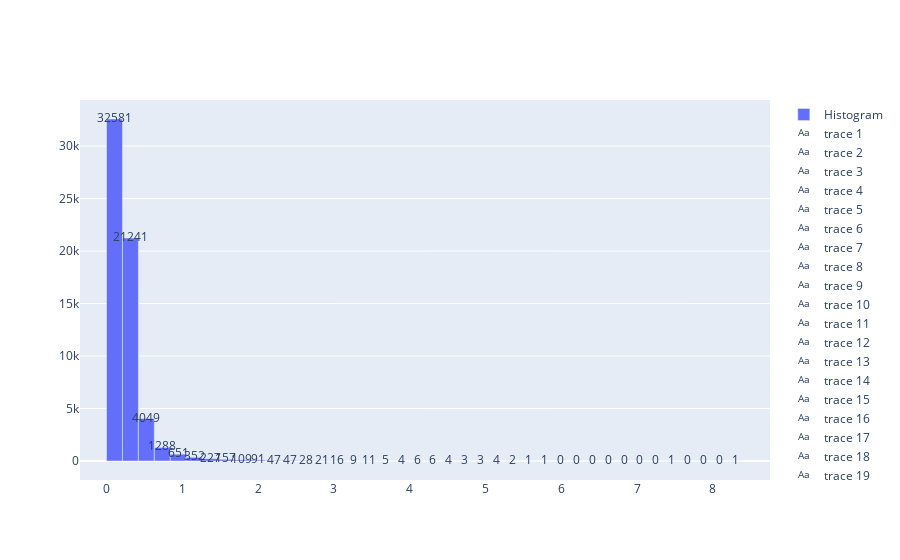

The cell this chart's notebook holds for it:
### Code cell
# Plot the figure
counts, bins = np.histogram(df_interest['LogOddRatio'], bins=40)
bin_midpoints = bins[:-1] + np.diff(bins)/2

fig = go.Figure()

fig.add_trace(go.Bar(
    x=bin_midpoints,
    y=counts,
    width=np.diff(bins), # makes bars have correct widths
    name='Histogram'
))
# add text labels for counts
for i in range(len(counts)):
    fig.add_trace(go.Scatter(
        x=[bin_midpoints[i]],
        y=[counts[i]],
        text=[str(counts[i])],
        mode='text',
    ))

fig.show()

### Figure 1 — Plotly figure (JSON) as saved in the notebook; plotly's stock layout.template omitted (floating-point values rounded to 4 significant figures)
{"data": [{"name": "Histogram", "type": "bar", "width": [0.21, 0.21, 0.21, 0.21, 0.21, 0.21, 0.21, 0.21, 0.21, 0.21, 0.21, 0.21, 0.21, 0.21, 0.21, 0.21, 0.21, 0.21, 0.21, 0.21, 0.21, 0.21, 0.21, 0.21, 0.21, 0.21, 0.21, 0.21, 0.21, 0.21, 0.21, 0.21, 0.21, 0.21, 0.21, 0.21, 0.21, 0.21, 0.21, 0.21], "x": [0.1069, 0.3169, 0.5269, 0.737, 0.947, 1.157, 1.367, 1.577, 1.787, 1.997, 2.207, 2.417, 2.627, 2.837, 3.047, 3.257, 3.467, 3.677, 3.887, 4.097, 4.307, 4.517, 4.727, 4.937, 5.147, 5.357, 5.568, 5.778, 5.988, 6.198, 6.408, 6.618, 6.828, 7.038, 7.248, 7.458, 7.668, 7.878, 8.088, 8.298], "y": [32581, 21241, 4049, 1288, 651, 352, 227, 157, 109, 91, 47, 47, 28, 21, 16, 9, 11, 5, 4, 6, 6, 4, 3, 3, 4, 2, 1, 1, 0, 0, 0, 0, 0, 0, 0, 1, 0, 0, 0, 1]}, {"mode": "text", "text": ["32581"], "type": "scatter", "x": [0.1069], "y": [32581]}, {"mode": "text", "text": ["21241"], "type": "scatter", "x": [0.3169], "y": [21241]}, {"mode": "text", "text": ["4049"], "type": "scatter", "x": [0.5269], "y": [4049]}, {"mode": "text", "text": ["1288"], "type": "scatter", "x": [0.737], "y": [1288]}, {"mode": "text", "text": ["651"], "type": "scatter", "x": [0.947], "y": [651]}, {"mode": "text", "text": ["352"], "type": "scatter", "x": [1.157], "y": [352]}, {"mode": "text", "text": ["227"], "type": "scatter", "x": [1.367], "y": [227]}, {"mode": "text", "text": ["157"], "type": "scatter", "x": [1.577], "y": [157]}, {"mode": "text", "text": ["109"], "type": "scatter", "x": [1.787], "y": [109]}, {"mode": "text", "text": ["91"], "type": "scatter", "x": [1.997], "y": [91]}, {"mode": "text", "text": ["47"], "type": "scatter", "x": [2.207], "y": [47]}, {"mode": "text", "text": ["47"], "type": "scatter", "x": [2.417], "y": [47]}, {"mode": "text", "text": ["28"], "type": "scatter", "x": [2.627], "y": [28]}, {"mode": "text", "text": ["21"], "type": "scatter", "x": [2.837], "y": [21]}, {"mode": "text", "text": ["16"], "type": "scatter", "x": [3.047], "y": [16]}, {"mode": "text", "text": ["9"], "type": "scatter", "x": [3.257], "y": [9]}, {"mode": "text", "text": ["11"], "type": "scatter", "x": [3.467], "y": [11]}, {"mode": "text", "text": ["5"], "type": "scatter", "x": [3.677], "y": [5]}, {"mode": "text", "text": ["4"], "type": "scatter", "x": [3.887], "y": [4]}, {"mode": "text", "text": ["6"], "type": "scatter", "x": [4.097], "y": [6]}, {"mode": "text", "text": ["6"], "type": "scatter", "x": [4.307], "y": [6]}, {"mode": "text", "text": ["4"], "type": "scatter", "x": [4.517], "y": [4]}, {"mode": "text", "text": ["3"], "type": "scatter", "x": [4.727], "y": [3]}, {"mode": "text", "text": ["3"], "type": "scatter", "x": [4.937], "y": [3]}, {"mode": "text", "text": ["4"], "type": "scatter", "x": [5.147], "y": [4]}, {"mode": "text", "text": ["2"], "type": "scatter", "x": [5.357], "y": [2]}, {"mode": "text", "text": ["1"], "type": "scatter", "x": [5.568], "y": [1]}, {"mode": "text", "text": ["1"], "type": "scatter", "x": [5.778], "y": [1]}, {"mode": "text", "text": ["0"], "type": "scatter", "x": [5.988], "y": [0]}, {"mode": "text", "text": ["0"], "type": "scatter", "x": [6.198], "y": [0]}, {"mode": "text", "text": ["0"], "type": "scatter", "x": [6.408], "y": [0]}, {"mode": "text", "text": ["0"], "type": "scatter", "x": [6.618], "y": [0]}, {"mode": "text", "text": ["0"], "type": "scatter", "x": [6.828], "y": [0]}, {"mode": "text", "text": ["0"], "type": "scatter", "x": [7.038], "y": [0]}, {"mode": "text", "text": ["0"], "type": "scatter", "x": [7.248], "y": [0]}, {"mode": "text", "text": ["1"], "type": "scatter", "x": [7.458], "y": [1]}, {"mode": "text", "text": ["0"], "type": "scatter", "x": [7.668], "y": [0]}, {"mode": "text", "text": ["0"], "type": "scatter", "x": [7.878], "y": [0]}, {"mode": "text", "text": ["0"], "type": "scatter", "x": [8.088], "y": [0]}, {"mode": "text", "text": ["1"], "type": "scatter", "x": [8.298], "y": [1]}], "layout": {"autosize": true, "xaxis": {"autorange": true, "range": [-0.3482, 8.753], "type": "linear"}, "yaxis": {"autorange": true, "range": [-1810.0, 34390.0], "type": "linear"}}}
